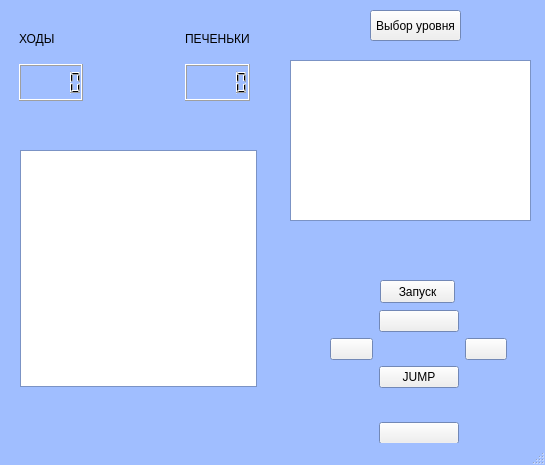
<?xml version="1.0" encoding="UTF-8"?>
<ui version="4.0">
 <class>Level</class>
 <widget class="QMainWindow" name="Level">
  <property name="geometry">
   <rect>
    <x>0</x>
    <y>0</y>
    <width>545</width>
    <height>465</height>
   </rect>
  </property>
  <property name="palette">
   <palette>
    <active>
     <colorrole role="Base">
      <brush brushstyle="SolidPattern">
       <color alpha="255">
        <red>255</red>
        <green>255</green>
        <blue>255</blue>
       </color>
      </brush>
     </colorrole>
     <colorrole role="Window">
      <brush brushstyle="SolidPattern">
       <color alpha="255">
        <red>160</red>
        <green>190</green>
        <blue>255</blue>
       </color>
      </brush>
     </colorrole>
    </active>
    <inactive>
     <colorrole role="Base">
      <brush brushstyle="SolidPattern">
       <color alpha="255">
        <red>255</red>
        <green>255</green>
        <blue>255</blue>
       </color>
      </brush>
     </colorrole>
     <colorrole role="Window">
      <brush brushstyle="SolidPattern">
       <color alpha="255">
        <red>160</red>
        <green>190</green>
        <blue>255</blue>
       </color>
      </brush>
     </colorrole>
    </inactive>
    <disabled>
     <colorrole role="Base">
      <brush brushstyle="SolidPattern">
       <color alpha="255">
        <red>160</red>
        <green>190</green>
        <blue>255</blue>
       </color>
      </brush>
     </colorrole>
     <colorrole role="Window">
      <brush brushstyle="SolidPattern">
       <color alpha="255">
        <red>160</red>
        <green>190</green>
        <blue>255</blue>
       </color>
      </brush>
     </colorrole>
    </disabled>
   </palette>
  </property>
  <property name="windowTitle">
   <string>Cookies: Level 1</string>
  </property>
  <property name="windowIcon">
   <iconset resource="recources.qrc">
    <normaloff>:/images/images/cookie1.png</normaloff>:/images/images/cookie1.png</iconset>
  </property>
  <widget class="QWidget" name="centralwidget">
   <widget class="QWidget" name="gridLayoutWidget">
    <property name="geometry">
     <rect>
      <x>330</x>
      <y>310</y>
      <width>177</width>
      <height>134</height>
     </rect>
    </property>
    <layout class="QGridLayout" name="gridLayout">
     <property name="spacing">
      <number>6</number>
     </property>
     <item row="3" column="1">
      <widget class="QPushButton" name="downArrow">
       <property name="text">
        <string/>
       </property>
       <property name="icon">
        <iconset resource="recources.qrc">
         <normaloff>:/images/images/downarrow.png</normaloff>:/images/images/downarrow.png</iconset>
       </property>
       <property name="iconSize">
        <size>
         <width>32</width>
         <height>32</height>
        </size>
       </property>
      </widget>
     </item>
     <item row="0" column="1">
      <widget class="QPushButton" name="upArrow">
       <property name="text">
        <string/>
       </property>
       <property name="icon">
        <iconset resource="recources.qrc">
         <normaloff>:/images/images/uparrow.png</normaloff>:/images/images/uparrow.png</iconset>
       </property>
       <property name="iconSize">
        <size>
         <width>32</width>
         <height>32</height>
        </size>
       </property>
      </widget>
     </item>
     <item row="1" column="0">
      <widget class="QPushButton" name="leftArrow">
       <property name="text">
        <string/>
       </property>
       <property name="icon">
        <iconset resource="recources.qrc">
         <normaloff>:/images/images/leftarrow.png</normaloff>:/images/images/leftarrow.png</iconset>
       </property>
       <property name="iconSize">
        <size>
         <width>32</width>
         <height>32</height>
        </size>
       </property>
      </widget>
     </item>
     <item row="1" column="2">
      <widget class="QPushButton" name="rightArrow">
       <property name="text">
        <string/>
       </property>
       <property name="icon">
        <iconset resource="recources.qrc">
         <normaloff>:/images/images/rightarrow.png</normaloff>:/images/images/rightarrow.png</iconset>
       </property>
       <property name="iconSize">
        <size>
         <width>32</width>
         <height>32</height>
        </size>
       </property>
      </widget>
     </item>
     <item row="1" column="1" rowspan="2">
      <widget class="QPushButton" name="jumpButton">
       <property name="text">
        <string>JUMP</string>
       </property>
      </widget>
     </item>
    </layout>
   </widget>
   <widget class="QWidget" name="gridLayoutWidget_3">
    <property name="geometry">
     <rect>
      <x>19</x>
      <y>20</y>
      <width>231</width>
      <height>81</height>
     </rect>
    </property>
    <layout class="QGridLayout" name="gridLayout_2">
     <item row="0" column="0">
      <widget class="QLabel" name="steps">
       <property name="text">
        <string>ХОДЫ</string>
       </property>
      </widget>
     </item>
     <item row="0" column="2">
      <widget class="QLabel" name="cookies">
       <property name="text">
        <string>ПЕЧЕНЬКИ</string>
       </property>
      </widget>
     </item>
     <item row="0" column="1">
      <spacer name="horizontalSpacer">
       <property name="orientation">
        <enum>Qt::Horizontal</enum>
       </property>
       <property name="sizeHint" stdset="0">
        <size>
         <width>40</width>
         <height>20</height>
        </size>
       </property>
      </spacer>
     </item>
     <item row="1" column="0">
      <widget class="QLCDNumber" name="stepsNumber"/>
     </item>
     <item row="1" column="2">
      <widget class="QLCDNumber" name="cookiesNumber"/>
     </item>
    </layout>
   </widget>
   <widget class="QPushButton" name="backToChoose">
    <property name="geometry">
     <rect>
      <x>370</x>
      <y>10</y>
      <width>91</width>
      <height>31</height>
     </rect>
    </property>
    <property name="text">
     <string>Выбор уровня</string>
    </property>
   </widget>
   <widget class="QGraphicsView" name="graphicsView">
    <property name="geometry">
     <rect>
      <x>20</x>
      <y>150</y>
      <width>237</width>
      <height>237</height>
     </rect>
    </property>
   </widget>
   <widget class="QWidget" name="gridLayoutWidget_2">
    <property name="geometry">
     <rect>
      <x>20</x>
      <y>150</y>
      <width>251</width>
      <height>251</height>
     </rect>
    </property>
    <layout class="QGridLayout" name="fieldLayout">
     <property name="sizeConstraint">
      <enum>QLayout::SetFixedSize</enum>
     </property>
     <property name="spacing">
      <number>0</number>
     </property>
    </layout>
   </widget>
   <widget class="QPushButton" name="startMoveButton">
    <property name="geometry">
     <rect>
      <x>380</x>
      <y>280</y>
      <width>75</width>
      <height>23</height>
     </rect>
    </property>
    <property name="text">
     <string>Запуск</string>
    </property>
   </widget>
   <widget class="QGraphicsView" name="graphicsView_2">
    <property name="geometry">
     <rect>
      <x>290</x>
      <y>60</y>
      <width>241</width>
      <height>161</height>
     </rect>
    </property>
   </widget>
   <widget class="QWidget" name="gridLayoutWidget_4">
    <property name="geometry">
     <rect>
      <x>300</x>
      <y>60</y>
      <width>251</width>
      <height>161</height>
     </rect>
    </property>
    <layout class="QGridLayout" name="gridLayout_3"/>
   </widget>
  </widget>
  <widget class="QStatusBar" name="statusbar"/>
 </widget>
 <resources>
  <include location="recources.qrc"/>
 </resources>
 <connections/>
</ui>
